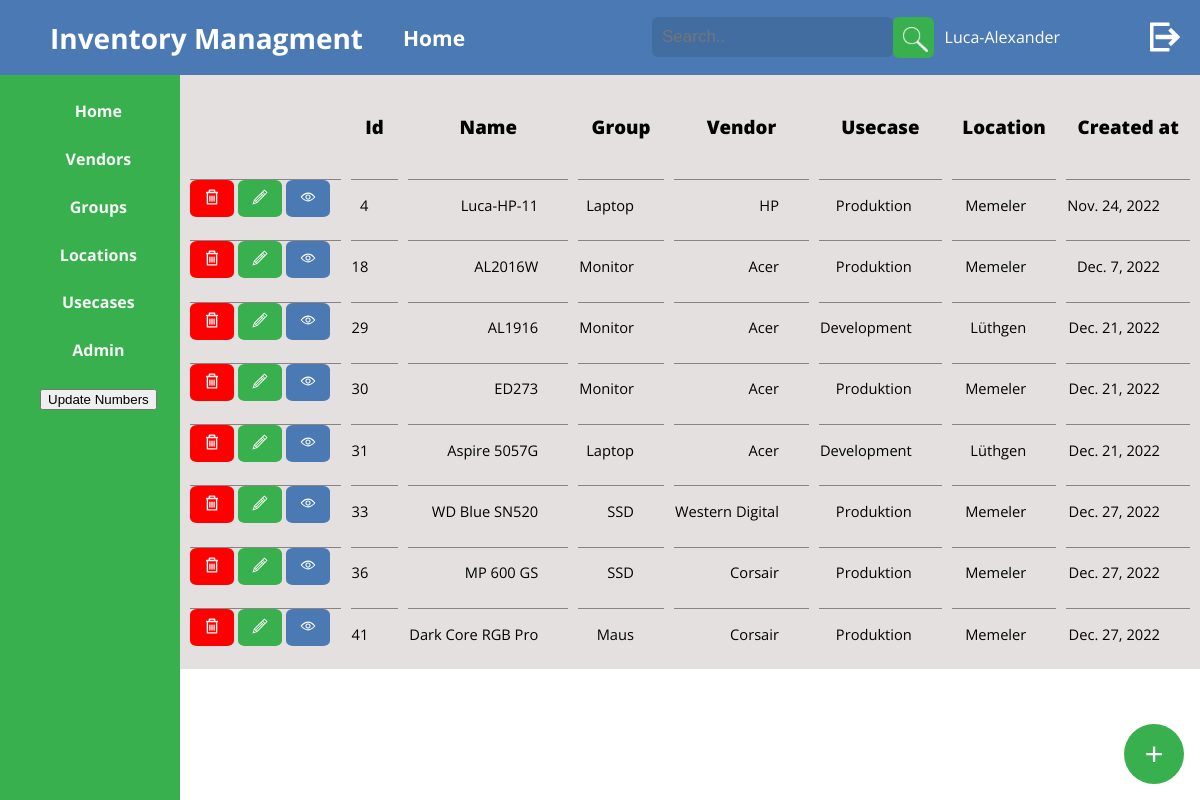
The app's page / (signed in) with its own data.
### Inventory_mgmt/models.py (models this page shows, shortened)
class Inventory_Item(models.Model):
    full_id = models.CharField(default=None, max_length=50, null=True, blank=True)
    name = models.CharField(max_length=200)
    group = models.CharField(max_length=200)
    vendor = models.CharField(max_length=200)
    usecase = models.CharField(max_length=200)
    location = models.CharField(max_length=200)
    created_at = models.DateField(default=date.today)
    picture = models.ImageField(upload_to='images/', blank=True, null=True)
    description = models.TextField(max_length=1000, blank=True, null=True)

### Inventory_mgmt/views.py (the view, shortened to what this page needs)
# urls.py: 2. Add a URL to urlpatterns:  path('', views.home, name='home')
def home(request):
    all_items = Inventory_Item.objects.all()
    return render(request, 'home.html', {'all_items': all_items, 'title': 'Home'})

### templates/home.html (shortened to what this page needs)
{% extends 'base.html' %}
{% load static %}
{% block content %}
        <button class="addbutton" onclick="window.location.href='/add_item';">
            +
        </button>
        <div class="mainGrid">
                <div class="Grid-Item-desc"><p class="hide_text_gridbg">Control</p></div>
                <div class="Grid-Item-desc"><p id="id">Id</p></div>
                <div class="Grid-Item-desc"><p id="name">Name</p></div>
                <div class="Grid-Item-desc"><p id="group">Group</p></div>
                <div class="Grid-Item-desc"><p id="vendor">Vendor</p></div>
                <div class="Grid-Item-desc"><p id="usecase">Usecase</p></div>
                <div class="Grid-Item-desc"><p id="location">Location</p></div>
                <div class="Grid-Item-desc"><p id="created_at">Created at</p></div>
                {% for row in all_items %}
                    <div class="Grid-Item">
                        <button class="btn_delete" onclick="ConfirmDelete({{ row.id }})"><img src="{% static 'trash.svg' %}"></button>
                        <button class="btn_edit" onclick="edit_item({{ row.id }})"><img src="{% static 'pencil.svg' %}"></button>
                        <button class="btn_view" onclick="view_item({{ row.id }})"><img src="{% static 'eye.svg' %}"></button>
                    </div>
                    <div class="Grid-Item"><p>{{ row.id }}</p></div>
                    <div class="Grid-Item"><p>{{ row.name }}</p></div>
                    <div class="Grid-Item"><p>{{ row.group }}</p></div>
                    <div class="Grid-Item"><p>{{ row.vendor }}</p></div>
                    <div class="Grid-Item"><p>{{ row.usecase }}</p></div>
                    <div class="Grid-Item"><p>{{ row.location }}</p></div>
                    <div class="Grid-Item"><p>{{ row.created_at }}</p></div>
                {% endfor %}
        </div>
{% endblock content %}

### templates/base.html (shortened to what this page needs)
{% load static %}
<!DOCTYPE html>
<html lang="en">
<head>
    <link rel="stylesheet" href="{% static 'style.css' %}">
    <link rel="stylesheet" href="{% static 'print_item.css' %}">
</head>
<body>
        <header>
            <h1>Inventory Managment</h1> <h2>{{title}}</h2>
            {% if user.is_authenticated %}
            <div class="search-container">
                <form action="/search/" method="POST" enctype="multipart/form-data">
                    <input type="text" placeholder="Search.." name="search">
                    <button type="submit"><img src="{% static 'lupe.png' %}" alt=""></button>
                </form>
            </div>
            <a class="btn_logout" href="{% url 'logout' %}">
            </a>
            <div class="username">
                {% if user.first_name %}
                <p>{{ user.first_name }}</p>
                {% else %}
                <p>{{ user.username }}</p>
                {% endif %}
            </div>
            {% endif %}
        </header>
        <div class="sidebar">
        <ul class="sidebar-list">
        {% if user.is_authenticated %}
            <li><a href="/">Home</a></li>
            <li><a href="/vendors" id="vendor">Vendors</a></li>
            <li><a href="/groups" id="group">Groups</a></li>
            <li><a href="/locations" id="location">Locations</a></li>
            <li><a href="/usecases" id="usecase">Usecases</a></li>
            {% if request.user.groups.all.0.name == 'Admin' %}
            <li><a href="/admin" id="admin">Admin</a></li>
            <form action="/" method="post">
                <input type="submit" value="Update Numbers">
            </form>
            {% endif %}
        {% endif %}
    </ul>
        </div>
    <div class="main">
        {% if user.is_authenticated %}
        {% block content %}
        {% endblock content %}
        {% else %}
       {% include "login_include.html" %}
        {% endif %}
    </div>
</body>
</html>

### templates/static/style.css (style rules this page uses)
:root { --bg: #fff; --text: #000000; --sidebar: #38b04e; --sidebar_secondary: #38b04e67; --topbar: #4a79b4; --topbar_secondary: #426da1; --gridbg: #e4e0e0; --gridborder: #00000069; --inputbg: #f1f1f1; }
body { background-color: var(--bg); color: var(--text); font-family: 'Open Sans', sans-serif; font-size: 14px; line-height: 1.42857143; margin: 0; position: relative; margin-top: 75px; }
.main { margin-left: 15%; }
header { background-color: var(--topbar); display: flex; color: #fff; padding-left: 50px; align-self: center; align-items: center; position: fixed; top: 0; width: 100%; height: 75px; }
header h2 { padding-left: 40px; }
header .username { position: absolute; top: 10px; right: 190px; font-size: 12pt; }
.btn_logout { width: 50px; height: 50px; border-radius: 50%; display: flex; right: 10px; position: fixed; top: 12px; border: 0.0px solid #fff; cursor: pointer; }
.btn_logout svg { margin: auto; width: auto; height: 60%; }
.addbutton { background-color: #38b04e; color: #fff; border: unset; text-align: center; text-decoration: none; display: inline-block; font-size: 16px; cursor: pointer; border-radius: 50%; font-size: 32px; width: 60px; height: 60px; position: fixed; right: 16px; bottom: 16px; }
.mainGrid { display: grid; grid-gap: 10px; grid-template-columns: auto auto auto auto auto auto auto auto; padding: 10px; font-size: 14px; background-color: var(--gridbg); align-content: center; }
.Grid-Item img { width: 32px; height: 32px; }
.btn_delete { background-color: #ff0000; border: none; border-radius: 15%; cursor: pointer; }
.btn_edit { background-color: #38b04e; border: none; border-radius: 15%; cursor: pointer; }
.btn_view { background-color: #4a79b4; border: none; border-radius: 15%; cursor: pointer; }
.Grid-Item-desc { font-family: 'Open Sans', 'sans-serif'; font-size: 14pt; font-weight: 900; padding: 10px; }
.Grid-Item-desc p { text-align: center; }
.Grid-Item { margin: 0; border-top: 1px solid var(--gridborder); font-size: 11pt; padding-right: 10px; }
.Grid-Item p { text-align: right; padding-right: 20px; }
.sidebar { width: 15%; height: 100%; display: flex; background-color: var(--sidebar); position: fixed; align-content: center; }
.sidebar ul { margin: 0; color: whitesmoke; list-style-type: none; font-family: 'Open Sans', sans-serif; font-size: 16px; font-weight: 700; text-align: center; }
.sidebar ul li { margin-top: 25px; margin-bottom: 25px; }
.sidebar ul li a { text-decoration: none; color: currentColor; cursor: pointer; }
.hide_text_gridbg { color: var(--gridbg); }
header .search-container { float: right; position: absolute; top: 7px; right: 300px; }
header input[type=text] { background-color: var(--topbar_secondary); padding: 10px; margin-top: 10px; font-size: 17px; border: none; color: white; border-radius: 6px; }
header .search-container button { float: right; padding: 10px 10px; margin-top: 10px; margin-right: 16px; background: var(--sidebar); font-size: 17px; border: none; cursor: pointer; border-radius: 6px; width: 41px; height: 41px; }
header .search-container button img { width: 25px; height: 25px; }

### records on screen
Inventory_Item: id "4", name "Luca-HP-11", group "Laptop", vendor "HP", usecase "Produktion", location "Memeler", created_at "Nov. 24, 2022"
Inventory_Item: id "18", name "AL2016W", group "Monitor", vendor "Acer", usecase "Produktion", location "Memeler", created_at "Dec. 7, 2022"
Inventory_Item: id "29", name "AL1916", group "Monitor", vendor "Acer", usecase "Development", location "Lüthgen", created_at "Dec. 21, 2022"
Inventory_Item: id "30", name "ED273", group "Monitor", vendor "Acer", usecase "Produktion", location "Memeler", created_at "Dec. 21, 2022"
Inventory_Item: id "31", name "Aspire 5057G", group "Laptop", vendor "Acer", usecase "Development", location "Lüthgen", created_at "Dec. 21, 2022"
Inventory_Item: id "33", name "WD Blue SN520", group "SSD", vendor "Western Digital", usecase "Produktion", location "Memeler", created_at "Dec. 27, 2022"
Inventory_Item: id "36", name "MP 600 GS", group "SSD", vendor "Corsair", usecase "Produktion", location "Memeler", created_at "Dec. 27, 2022"
Inventory_Item: id "41", name "Dark Core RGB Pro", group "Maus", vendor "Corsair", usecase "Produktion", location "Memeler", created_at "Dec. 27, 2022"

### other values on screen
{{ title }} "Home"
{{ user.first_name }} "Luca-Alexander"
